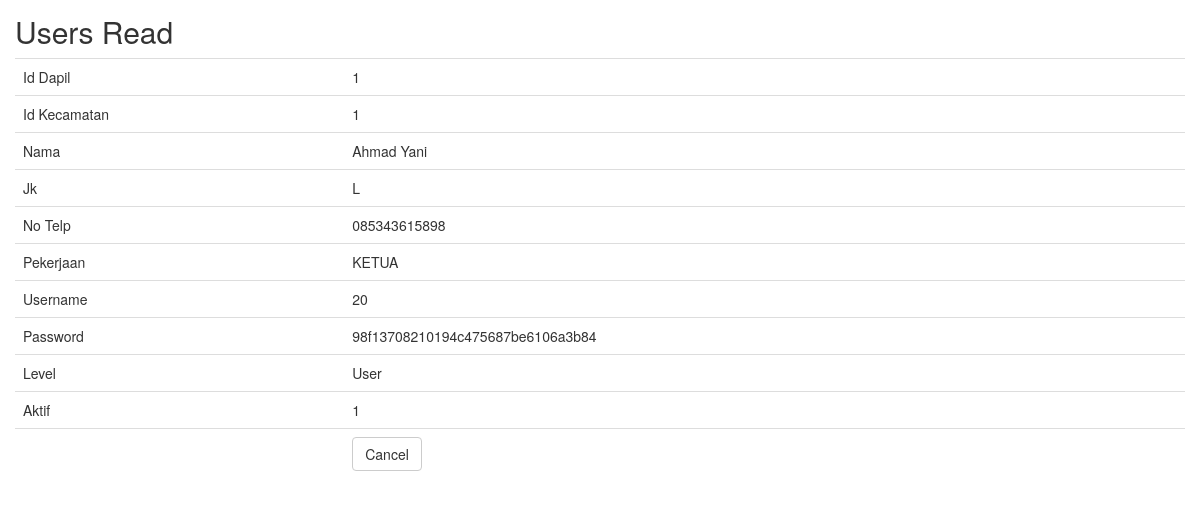
Screenshot of /users/read/159 with the database file from the repository.
### tables this page shows
CREATE TABLE `users` (
  `id` int(11) NOT NULL AUTO_INCREMENT,
  `id_dapil` int(11) DEFAULT NULL,
  `id_kecamatan` int(11) DEFAULT NULL,
  `id_kelurahan` int(11) DEFAULT NULL,
  `id_tps` int(11) DEFAULT NULL,
  `nama` varchar(100) DEFAULT NULL,
  `jk` varchar(1) DEFAULT NULL,
  `no_telp` varchar(15) DEFAULT NULL,
  `pekerjaan` varchar(30) DEFAULT NULL,
  `username` varchar(32) DEFAULT NULL,
  `password` varchar(64) DEFAULT NULL,
  `level` varchar(20) NOT NULL,
  `aktif` varchar(10) DEFAULT NULL,
  PRIMARY KEY (`id`) USING BTREE
);

### application/controllers/Users.php (called while the page is built, shortened)
<?php
class Users extends CI_Controller
{
    function __construct()
    {
        $this->load->model('Users_model');
        $this->load->library('form_validation');
    }
    public function read($id)
    {
        $row = $this->Users_model->get_by_id($id);
        if ($row) {
            $data = array(
        'id' => $row->id,
        'id_dapil' => $row->id_dapil,
        'id_kecamatan' => $row->id_kecamatan,
        'id_kelurahan' => $row->id_kelurahan,
		'id_tps' => $row->id_tps,
		'nama' => $row->nama,
		'jk' => $row->jk,
		'no_telp' => $row->no_telp,
		'pekerjaan' => $row->pekerjaan,
		'username' => $row->username,
		'password' => $row->password,
		'level' => $row->level,
		'aktif' => $row->aktif,
	    );
            $this->load->view('users/users_read', $data);
        } else {
            $this->session->set_flashdata('message', 'Record Not Found');
            redirect(site_url('users'));
        }
    }
}

### index.php (called while the page is built, shortened)
<?php
require_once BASEPATH.'core/CodeIgniter.php';

### application/models/Users_model.php (called while the page is built, shortened)
<?php
class Users_model extends CI_Model
{
    public $table = 'users';
    public $id = 'id';
    function get_by_id($id)
    {
        $this->db->where($this->id, $id);
        return $this->db->get($this->table)->row();
    }
}

### application/views/users/users_read.php (the view, shortened to what this page needs)
<!doctype html>
<html>
    <head>
        <link rel="stylesheet" href="<?php echo base_url('assets/bootstrap/css/bootstrap.min.css') ?>"/>
    </head>
    <body>
        <h2 style="margin-top:0px">Users Read</h2>
        <table class="table">
        <tr><td>Id Dapil</td><td><?php echo $id_dapil; ?></td></tr>
        <tr><td>Id Kecamatan</td><td><?php echo $id_kecamatan; ?></td></tr>
	    <tr><td>Nama</td><td><?php echo $nama; ?></td></tr>
	    <tr><td>Jk</td><td><?php echo $jk; ?></td></tr>
	    <tr><td>No Telp</td><td><?php echo $no_telp; ?></td></tr>
	    <tr><td>Pekerjaan</td><td><?php echo $pekerjaan; ?></td></tr>
	    <tr><td>Username</td><td><?php echo $username; ?></td></tr>
	    <tr><td>Password</td><td><?php echo $password; ?></td></tr>
	    <tr><td>Level</td><td><?php echo $level; ?></td></tr>
	    <tr><td>Aktif</td><td><?php echo $aktif; ?></td></tr>
	    <tr><td></td><td><a href="<?php echo site_url('users') ?>" class="btn btn-default">Cancel</a></td></tr>
	</table>
        </body>
</html>

### application/views/users/users_read.php (style rules this page uses)
body { padding: 15px; }

### rows the page displays
users: id_dapil "1", id_kecamatan "1", nama "Ahmad Yani", jk "L", no_telp "085343615898", pekerjaan "KETUA", username "20", password "98f13708210194c475687be6106a3b84", level "User", aktif "1"
